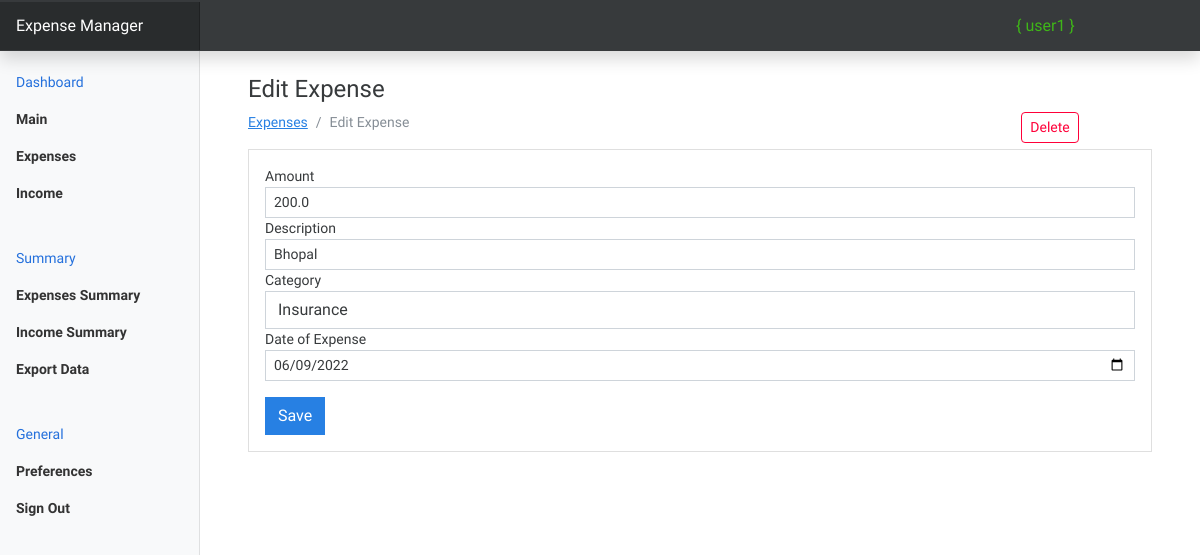
/expenses/edit-expense/11 (signed in), run on the app's committed database.
### expense_app/models.py (models this page shows, shortened)
class Expense(models.Model):
    amount = models.FloatField()
    date = models.DateField()
    description = models.TextField()
    owner = models.ForeignKey(to=User, on_delete=models.CASCADE)
    category = models.CharField(max_length=255)
    class Meta:
        ordering = ['-date']

### expense_app/views.py (the view, shortened to what this page needs)
# urls.py: path("expenses/edit-expense/<int:id>", views.expense_edit, name="edit-expense"),
@login_required
def expense_edit(request, id):
    expense = Expense.objects.get(pk=id)
    categories = Category.objects.all()
    context = {
        'expense': expense,
        'values': expense,
        'categories': categories
    }
    if request.method == 'GET':
        return render(request, 'expenses/edit_expense.html', context)

### templates/expenses/edit_expense.html (shortened to what this page needs)
{% extends 'base.html' %} {% load static %} {% block content %}
<div class="container mt-4">
  <h4>Edit Expense</h4>
  <div class="row">
    <div class="col-md-10">
      <nav aria-label="breadcrumb">
        <ol class="breadcrumb">
          <li class="breadcrumb-item">
            <a href="{% url 'expenses'%}">Expenses</a>
          </li>
          <li class="breadcrumb-item active" aria-current="page">
            Edit Expense
          </li>
        </ol>
      </nav>
    </div>
    <div class="col-md-2" style="float: right">
      <a
        href="{% url 'delete-expense' expense.id %}"
        class="btn btn-sm rounded btn-outline-danger"
        >Delete</a
      >
    </div>
  </div>
  <div class="card">
    <div class="card-body">
      <form action="{% url 'edit-expense' expense.id %}" method="post">
        <div class="form-group">
          <label for="">Amount</label>
          <input
            type="text"
            class="form-control form-control-sm"
            name="amount"
            value="{{values.amount}}"
          />
        </div>
        <div class="form-group">
          <label for="">Description</label>
          <input
            type="text"
            class="form-control form-control-sm"
            name="description"
            value="{{values.description}}"
          />
        </div>
        <div class="form-group">
          <label for="">Category</label>
          <select class="form-control" name="category">
            <option selected name="category" value="{{values.category}}">
              {{values.category}}
            </option>
          </select>
        </div>
        <div class="form-group">
          <label for="">Date of Expense</label>
          <input
            type="date"
            value="{{values.date |date:'Y-m-d' }}"
            class="form-control form-control-sm"
            name="expense_date"
          />
        </div>
        <input
          type="submit"
          value="Save"
          class="btn btn-primary btn-primary-sm mt-3"
        />
      </form>
    </div>
  </div>
</div>
{% endblock %}

### templates/base.html (shortened to what this page needs)
<!DOCTYPE html>
<html lang="en">
  <head>
    {% load static %}
    <link
      href="{% static 'css/bootstrap.min.css' %}"
      rel="stylesheet"
    />
    <link href="{% static 'css/main.css' %}" rel="stylesheet" />
    <link href="{% static 'css/dashboard.css' %}" rel="stylesheet" />
  </head>
  <body>
    <header
      class="navbar navbar-dark sticky-top bg-dark flex-md-nowrap p-0 shadow"
    >
      <a class="navbar-brand col-md-3 col-lg-2 me-0 px-3 fs-6" href="#"
        >Expense Manager</a
      >
      <div class="navbar-nav" style="width: 200px">
        <div class="nav-item text-nowrap">
          <h6 class="text-success m-3">{ {{ user.username }} }</h6>
        </div>
      </div>
    </header>
    <div class="container-fluid">
      <div class="row">
        {% include "partials/_sidebar.html" %}
        <main class="col-md-9 ms-sm-auto col-lg-10 px-md-4">
          {% block content %} {% endblock %}
        </main>
      </div>
    </div>
  </body>
</html>

### static/css/dashboard.css (style rules this page uses)
body { font-size: 0.875rem; }
.navbar-brand { padding-top: 0.75rem; padding-bottom: 0.75rem; background-color: rgba(0, 0, 0, 0.25); box-shadow: inset -1px 0 0 rgba(0, 0, 0, 0.25); }

### data on the page
Expense: amount "200.0", description "Bhopal", category "Insurance", expense_date "06/09/2022"

### other printed values
{{ user.username }} "user1"
